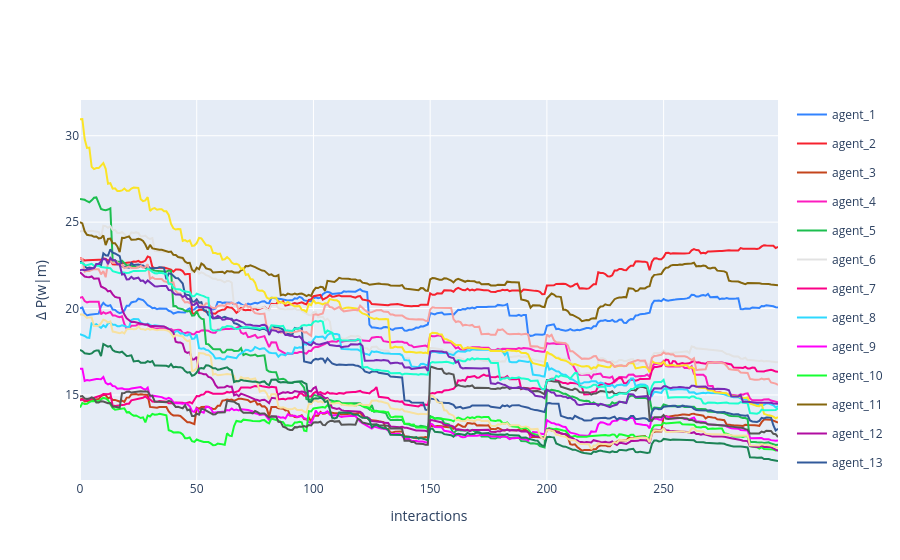

Notebook code for this chart:
### Code cell
fig = multi_agent_update_plot_from_df(vocab_dif)
fig.update_layout(
    # title='Dyadic interaction in a random environment',
    yaxis_title='Δ P(w|m)',
    xaxis_title='interactions'
)
fig.show()

### Figure 1 — Plotly figure (JSON) as saved in the notebook; plotly's stock layout.template omitted (floating-point values rounded to 4 significant figures; data arrays with more than 128 entries replaced by an {"elided": "..."} marker saying what was removed)
{"data": [{"legendgroup": "agent_1", "line": {"color": "#3283FE"}, "mode": "lines", "name": "agent_1", "showlegend": true, "x": {"elided": "300 int values"}, "y": {"elided": "300 float values"}, "type": "scatter"}, {"legendgroup": "agent_2", "line": {"color": "#F6222E"}, "mode": "lines", "name": "agent_2", "showlegend": true, "x": {"elided": "300 int values"}, "y": {"elided": "300 float values"}, "type": "scatter"}, {"legendgroup": "agent_3", "line": {"color": "#C4451C"}, "mode": "lines", "name": "agent_3", "showlegend": true, "x": {"elided": "300 int values"}, "y": {"elided": "300 float values"}, "type": "scatter"}, {"legendgroup": "agent_4", "line": {"color": "#FC1CBF"}, "mode": "lines", "name": "agent_4", "showlegend": true, "x": {"elided": "300 int values"}, "y": {"elided": "300 float values"}, "type": "scatter"}, {"legendgroup": "agent_5", "line": {"color": "#1CBE4F"}, "mode": "lines", "name": "agent_5", "showlegend": true, "x": {"elided": "300 int values"}, "y": {"elided": "300 float values"}, "type": "scatter"}, {"legendgroup": "agent_6", "line": {"color": "#E2E2E2"}, "mode": "lines", "name": "agent_6", "showlegend": true, "x": {"elided": "300 int values"}, "y": {"elided": "300 float values"}, "type": "scatter"}, {"legendgroup": "agent_7", "line": {"color": "#FA0087"}, "mode": "lines", "name": "agent_7", "showlegend": true, "x": {"elided": "300 int values"}, "y": {"elided": "300 float values"}, "type": "scatter"}, {"legendgroup": "agent_8", "line": {"color": "#2ED9FF"}, "mode": "lines", "name": "agent_8", "showlegend": true, "x": {"elided": "300 int values"}, "y": {"elided": "300 float values"}, "type": "scatter"}, {"legendgroup": "agent_9", "line": {"color": "#FE00FA"}, "mode": "lines", "name": "agent_9", "showlegend": true, "x": {"elided": "300 int values"}, "y": {"elided": "300 float values"}, "type": "scatter"}, {"legendgroup": "agent_10", "line": {"color": "#16FF32"}, "mode": "lines", "name": "agent_10", "showlegend": true, "x": {"elided": "300 int values"}, "y": {"elided": "300 float values"}, "type": "scatter"}, {"legendgroup": "agent_11", "line": {"color": "#85660D"}, "mode": "lines", "name": "agent_11", "showlegend": true, "x": {"elided": "300 int values"}, "y": {"elided": "300 float values"}, "type": "scatter"}, {"legendgroup": "agent_12", "line": {"color": "#B10DA1"}, "mode": "lines", "name": "agent_12", "showlegend": true, "x": {"elided": "300 int values"}, "y": {"elided": "300 float values"}, "type": "scatter"}, {"legendgroup": "agent_13", "line": {"color": "#325A9B"}, "mode": "lines", "name": "agent_13", "showlegend": true, "x": {"elided": "300 int values"}, "y": {"elided": "300 float values"}, "type": "scatter"}, {"legendgroup": "agent_14", "line": {"color": "#F7E1A0"}, "mode": "lines", "name": "agent_14", "showlegend": true, "x": {"elided": "300 int values"}, "y": {"elided": "300 float values"}, "type": "scatter"}, {"legendgroup": "agent_15", "line": {"color": "#565656"}, "mode": "lines", "name": "agent_15", "showlegend": true, "x": {"elided": "300 int values"}, "y": {"elided": "300 float values"}, "type": "scatter"}, {"legendgroup": "agent_16", "line": {"color": "#FBE426"}, "mode": "lines", "name": "agent_16", "showlegend": true, "x": {"elided": "300 int values"}, "y": {"elided": "300 float values"}, "type": "scatter"}, {"legendgroup": "agent_17", "line": {"color": "#F8A19F"}, "mode": "lines", "name": "agent_17", "showlegend": true, "x": {"elided": "300 int values"}, "y": {"elided": "300 float values"}, "type": "scatter"}, {"legendgroup": "agent_18", "line": {"color": "#1CFFCE"}, "mode": "lines", "name": "agent_18", "showlegend": true, "x": {"elided": "300 int values"}, "y": {"elided": "300 float values"}, "type": "scatter"}, {"legendgroup": "agent_19", "line": {"color": "#782AB6"}, "mode": "lines", "name": "agent_19", "showlegend": true, "x": {"elided": "300 int values"}, "y": {"elided": "300 float values"}, "type": "scatter"}, {"legendgroup": "agent_20", "line": {"color": "#1C8356"}, "mode": "lines", "name": "agent_20", "showlegend": true, "x": {"elided": "300 int values"}, "y": {"elided": "300 float values"}, "type": "scatter"}], "layout": {"yaxis": {"title": {"text": "Δ P(w|m)"}}, "xaxis": {"title": {"text": "interactions"}}}}
